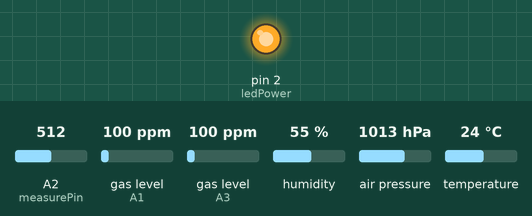
The sketch below on a simulated Arduino Uno, built with avr-gcc and run on an emulated ATmega328P. On the bench: output pins drawn as LEDs (lit = HIGH). Inputs (shaded band) come from the test bench; at power-on: A2 (measurePin) = 512, gas level (sensors on A1, A3) 100 ppm, humidity 55 %, air pressure 1013 hPa, temperature 24 °C. No radio packets arrive unless stated; what the sketch prints to the serial monitor is not drawn.

Above: at 0.1 s.
Timing chart, 0 to 1.6 s (numbered marks = the images above):
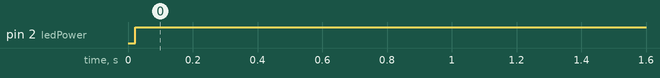

The sketch:

LoRaSender.ino
```cpp
#include <SPI.h>
#include <LoRa.h>
#include <string.h>
#include <MQUnifiedsensor.h>
#include <Wire.h>
#include <Adafruit_BMP280.h>
#include <DHT.h>

/*
DHT11         A0
MQ09          A1
PM            A2
MQ135         A3
BMP           A4 and A5

WaterSensor D1
LightSensor MUX with DHT11
Groove AQI Sensor NOT IN USE
*/

// Data Variables
float mq09_CO = 0;
float mq135_NH4 = 0;
float dht11_temp = 0;
float dht11_hum = 0;
float t = 0;
float heat_index = 0;
float real_feel = 0;
float bmp_pressure = 0;
float bmp_altitude = 0;
// float lightintensity = 0;
float pm = 0;
float aqiPM = 0;
float aqiCO = 0;
float aqiNH = 0;
float aqiFinal = 0;

// PM Sensor Variable
int measurePin = A2; //PM Sensor Pins
int ledPower = 2;
int samplingTime = 280;
int deltaTime = 40;
int sleepTime = 9680;
float voMeasured = 0;
float calcVoltage = 0;
float dustDensity = 0;
//
#define DHTPIN A0
#define DHTTYPE DHT11   // DHT 11
#define WATER_SENSOR 1
// MQ Setting
MQUnifiedsensor MQ9("Arduino UNO", 5, 10, A1, "MQ-9");
MQUnifiedsensor MQ135("Arduino UNO", 5, 10, A3, "MQ-135");

Adafruit_BMP280 bmp; // I2C
DHT dht(DHTPIN, DHTTYPE);

void read_sensors(){
  // Reading PM Sensor
  digitalWrite(ledPower,LOW);
  delayMicroseconds(samplingTime);
  voMeasured = analogRead(measurePin);
  delayMicroseconds(deltaTime);
  digitalWrite(ledPower,HIGH);
  delayMicroseconds(sleepTime);
  calcVoltage = voMeasured * (5.0 / 1024.0);
  dustDensity = 170 * calcVoltage ;
  //

  // Reading MQ09 Sensor
  MQ9.update();
  MQ9.setA(599.65); MQ9.setB(-2.244); // Reading CO
  float CO = MQ9.readSensor();
  //Reading MQ135
  MQ135.update();
  MQ135.setA(102.2 ); MQ135.setB(-2.473); // Configure the equation to calculate NH4 concentration value
  float NH4 = MQ135.readSensor();

  // Reading BMP Values
  bmp_pressure = bmp.readPressure() / 100;
  bmp_altitude = bmp.readAltitude(1013.25);

  //
  mq09_CO  = CO;

  if (mq09_CO >= 0 && mq09_CO < 4.5) {
    aqiCO = map(mq09_CO, 0, 4.5, 0, 50);
  } else if (mq09_CO >= 4.5 && mq09_CO < 9.5) {
    aqiCO = map(mq09_CO, 4.5, 9.5, 51, 100);
  } else if (mq09_CO >= 9.5 && mq09_CO < 12.5) {
    aqiCO = map(mq09_CO, 9.5, 12.5, 101, 150);
  } else if (mq09_CO >= 12.5 && mq09_CO < 15.5) {
    aqiCO = map(mq09_CO, 12.5, 15.5, 151, 200);
  } else if (mq09_CO >= 15.5 && mq09_CO < 30.5) {
    aqiCO = map(mq09_CO, 15.5, 30.5, 201, 300);
  } else if (mq09_CO >= 30.5 && mq09_CO < 40.5) {
    aqiCO = map(mq09_CO, 30.5, 40.5, 301, 400);
  } else {
    aqiCO = map(mq09_CO, 40.5, 50.5, 401, 500);
  }

  mq135_NH4 = NH4;
  if (mq135_NH4 >= 0 && mq135_NH4 < 0.05) {
    aqiNH = (int)(mq135_NH4 / 0.05 * 50.0);
  }
  else if (mq135_NH4 >= 0.05 && mq135_NH4 < 0.1) {
    aqiNH = (int)((mq135_NH4 - 0.05) / (0.1 - 0.05) * (100.0 - 51.0) + 51.0);
  }
  else if (mq135_NH4 >= 0.1 && mq135_NH4 < 0.2) {
    aqiNH = (int)((mq135_NH4 - 0.1) / (0.2 - 0.1) * (150.0 - 101.0) + 101.0);
  }
  else if (mq135_NH4 >= 0.2 && mq135_NH4 < 0.4) {
    aqiNH = (int)((mq135_NH4 - 0.2) / (0.4 - 0.2) * (200.0 - 151.0) + 151.0);
  }
  else if (mq135_NH4 >= 0.4 && mq135_NH4 < 0.8) {
    aqiNH = (int)((mq135_NH4 - 0.4) / (0.8 - 0.4) * (300.0 - 201.0) + 201.0);
  }
  else if (mq135_NH4 >= 0.8 && mq135_NH4 < 1.0) {
    aqiNH = (int)((mq135_NH4 - 0.8) / (1.0 - 0.8) * (400.0 - 301.0) + 301.0);
  }
  else if (mq135_NH4 >= 1.0 && mq135_NH4 < 1.5) {
    aqiNH = (int)((mq135_NH4 - 1.0) / (1.5 - 1.0) * (500.0 - 401.0) + 401.0);
  }
  else {
    aqiNH = 500;
  }

  pm = dustDensity;
  if (pm >= 0 && pm <= 50) {
        aqiPM = ((50.0 / 50.0) * pm);
    } else if (pm >= 51 && pm <= 100) {
        aqiPM = ((49.0 / 49.0) * (pm - 51.0)) + 51.0;
    } else if (pm >= 101 && pm <= 250) {
        aqiPM = ((99.0 / 149.0) * (pm - 101.0)) + 101.0;
    } else if (pm >= 251 && pm <= 350) {
        aqiPM = ((99.0 / 99.0) * (pm - 251.0)) + 201.0;
    } else if (pm >= 351 && pm <= 430) {
        aqiPM = ((99.0 / 80.0) * (pm - 351.0)) + 301.0;
    } else if (pm >= 431 ) {
        aqiPM = ((99.0 / 179.0) * (pm - 431.0)) + 401.0;
    }  else {
        aqiPM = -1; // Error value indicating out of range
    }

  aqiFinal = max(aqiPM, aqiCO);


  dht11_hum = dht.readHumidity();
  dht11_temp  = dht.readTemperature()  ;
  t= (dht11_temp * 1.8 ) + 32;
  heat_index =  (-42.379) + ((2.04901523) * t) + ((10.14333127) * dht11_hum) - ((0.22475541) * t * dht11_hum) - ((6.83783e-3) * t * t) - ((5.481717e-2) * dht11_hum * dht11_hum) + ((1.22874e-3) * t * t * dht11_hum) + ((8.5282e-4) * t * dht11_hum * dht11_hum) - ((1.99e-6) * t * t * dht11_hum * dht11_hum);
  real_feel = (heat_index - 32) * 5/9 ;


}

void LoRa_send(){
  String outputString = "";

  outputString += "A";
  outputString += String(mq09_CO, 2);
  outputString += "B";
  outputString += String(mq135_NH4, 2);
  outputString += "C";
  outputString += String(bmp_pressure, 2);
  outputString += "D";
  outputString += String(bmp_altitude, 2);
  outputString += "E";
  outputString += String(pm, 2);
  outputString += "F";
  outputString += "G";
  outputString += String(dht11_temp, 2);
  outputString += "H";
  outputString += String(dht11_hum, 2);
  outputString += "I";
  outputString += String(real_feel , 2);
  outputString += "J";
  outputString += String(aqiPM , 2);
  outputString += "K";
  outputString += String(aqiCO , 2);
  outputString += "L";
  //outputString += String(aqiNH , 2);
  outputString += "M";
  outputString += String(aqiFinal , 2);
  outputString += "N";


  Serial.print("Value: ");
  Serial.println(outputString);

  LoRa.beginPacket();
  LoRa.print(outputString);
  LoRa.endPacket();

}

void setup() {
  Serial.begin(9600);

  // PM Sensor Setup
  pinMode(ledPower,OUTPUT);

  // MQ09 Sensor Setup
  MQ9.setRegressionMethod(1);
  MQ9.init();
  float calcR0 = 0;
  for(int i = 1; i<=10; i ++)
  {
    MQ9.update();
    calcR0 += MQ9.calibrate(9.6);
  }
  MQ9.setR0(calcR0/10);

  // WaterSensor
  pinMode(WATER_SENSOR, INPUT);

  // MQ135 Setup
  MQ135.setRegressionMethod(1);
  MQ135.init();
  float calcR1 = 0;
  for(int i = 1; i<=10; i ++)
  {
    MQ135.update();
    calcR1 += MQ135.calibrate(3.6);
  }
  MQ135.setR0(calcR1/10);
  //DHT11
  dht.begin();

  // BMP280 Setup
  unsigned status;status = bmp.begin();

  bmp.setSampling(Adafruit_BMP280::MODE_NORMAL,     /* Operating Mode. */
                  Adafruit_BMP280::SAMPLING_X2,     /* Temp. oversampling */
                  Adafruit_BMP280::SAMPLING_X16,    /* Pressure oversampling */
                  Adafruit_BMP280::FILTER_X16,      /* Filtering. */
                  Adafruit_BMP280::STANDBY_MS_500); /* Standby time. */
  //

  while (!Serial);
  Serial.println("Starting LoRa");
  if (!LoRa.begin(434E6)) {
    Serial.println("Starting LoRa failed!");
    while (1);
  }
}

void loop() {
  read_sensors();
  LoRa_send();
  delay(5000);

}
```

Measured:
- by itself, pin 2 (ledPower): LOW → HIGH at 0.02 s
